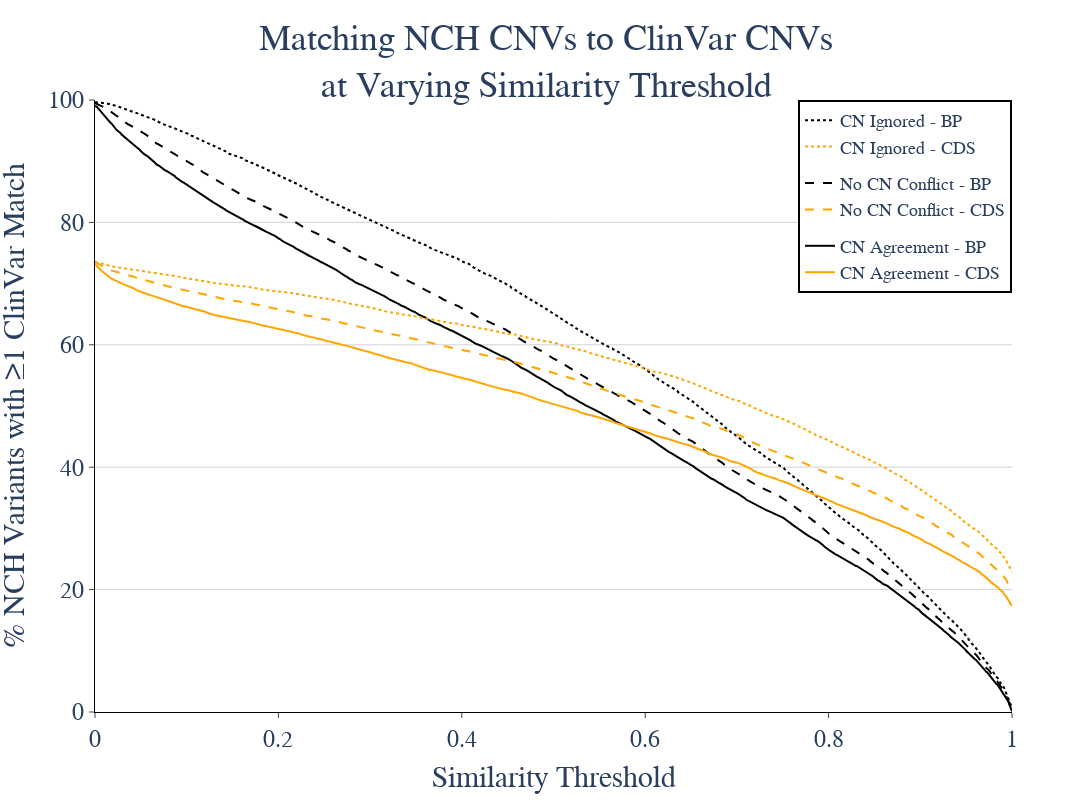

The code cell stored with this chart in its notebook:
### Markdown cell above
## <a id='toc3_4_'></a>[Matching to full search space](#toc0_)

### Code cell
fig = jaccard_matching_figure(dm)
fig.show()

### Figure 1 — Plotly figure (JSON) as saved in the notebook; plotly's stock layout.template omitted (floating-point values rounded to 4 significant figures; data arrays with more than 128 entries replaced by an {"elided": "..."} marker saying what was removed)
{"data": [{"legendgroup": "ignore", "line": {"dash": "dot"}, "marker": {"color": "black"}, "name": "CN Ignored - BP", "type": "scatter", "x": {"elided": "1001 float values"}, "y": {"elided": "1001 float values"}}, {"legendgroup": "no_disagree", "line": {"dash": "dash"}, "marker": {"color": "black"}, "name": "No CN Conflict - BP", "type": "scatter", "x": {"elided": "1001 float values"}, "y": {"elided": "1001 float values"}}, {"legendgroup": "agree", "line": {"dash": "solid"}, "marker": {"color": "black"}, "name": "CN Agreement - BP", "type": "scatter", "x": {"elided": "1001 float values"}, "y": {"elided": "1001 float values"}}, {"legendgroup": "ignore", "line": {"dash": "dot"}, "marker": {"color": "orange"}, "name": "CN Ignored - CDS", "type": "scatter", "x": {"elided": "1001 float values"}, "y": {"elided": "1001 float values"}}, {"legendgroup": "no_disagree", "line": {"dash": "dash"}, "marker": {"color": "orange"}, "name": "No CN Conflict - CDS", "type": "scatter", "x": {"elided": "1001 float values"}, "y": {"elided": "1001 float values"}}, {"legendgroup": "agree", "line": {"dash": "solid"}, "marker": {"color": "orange"}, "name": "CN Agreement - CDS", "type": "scatter", "x": {"elided": "1001 float values"}, "y": {"elided": "1001 float values"}}], "layout": {"font": {"family": "Arial", "size": 24}, "height": 800, "legend": {"bordercolor": "black", "borderwidth": 2, "font": {"size": 18}, "x": 1, "xanchor": "right", "y": 1, "yanchor": "top"}, "plot_bgcolor": "white", "title": {"font": {"size": 36}, "text": "Matching NCH CNVs to ClinVar CNVs<br>at Varying Similarity Threshold", "x": 0.5}, "width": 1200, "xaxis": {"linecolor": "black", "range": [0, 1], "ticks": "outside", "title": {"font": {"size": 30}, "text": "Similarity Threshold"}}, "yaxis": {"gridcolor": "lightgray", "linecolor": "black", "range": [0, 100], "ticks": "outside", "title": {"font": {"size": 30}, "text": "% NCH Variants with ≥1 ClinVar Match"}}}}
